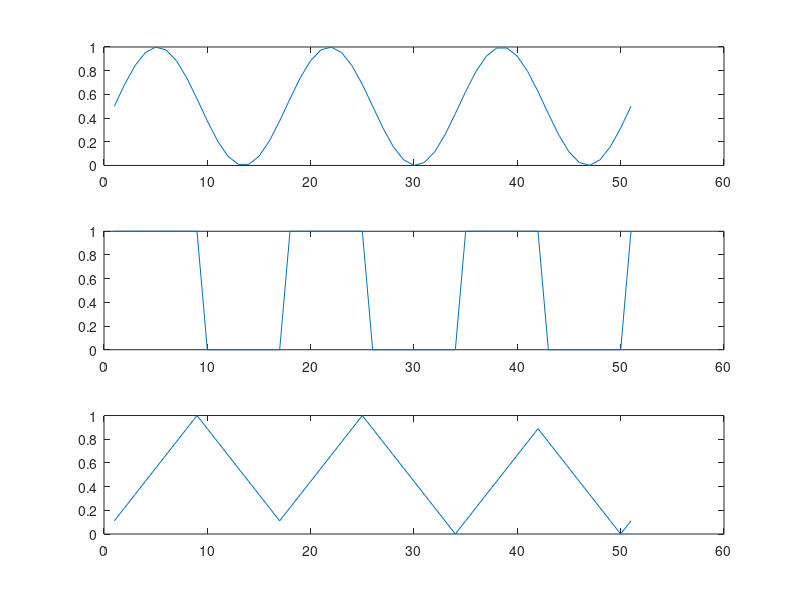

Write MATLAB code to recreate this figure. (Note: this script raises an error after producing the figure.)
clear all;close all;clc;
%% 基本参数
fs0 = 3; Ts0 = 1/fs0;                    % fs0信源频率 
fs = 50; trellis = 0:1/fs:1;                    %fs采样频率
%% *********************** 发送端 ********************************
%**************************************************************************
%% 信源——随机信号发生
SignalSourceNum = 3;
s0 = sin(2*pi*fs0*trellis);                                                       % 正弦波信号发生
s1 = trellis; s1(mod(s1,Ts0)<Ts0/2) = 1; s1(s1~=1)=0;                         % 矩形波信号发生
s2 = s1; s2(s2==0) = -1;s2 = cumsum(s2);s2 = s2/max(s2);                                  % 三角波信号发生
s0 = (s0+1)/2;
SignalSource = zeros(3,length(trellis));
SignalSource(1,:) = s0;
SignalSource(2,:) = s1;
SignalSource(3,:) = s2;
figure;
subplot(311);plot(SignalSource(1,:));
subplot(312);plot(SignalSource(2,:));
subplot(313);plot(SignalSource(3,:));
%% 时分复用TDMA
SignalTdma = TDMA(SignalSource);
figure;
subplot(321);stairs(SignalTdma(1:300));title("TDMA前300码元");hold on;plot(0,1.2);
%% 卷积码编码
% trellis = poly2trellis(ConstraintLength,CodeGenerator) 将卷积码多项式转换成MATLAB的trellis网格表达式
% convenc(msg,t) 卷积码编码库函数
trellis = poly2trellis(3,[7 5]); 
SignalConvCode = SignalTdma;          %卷积码编码
SignalConvCodeT = convenc(SignalTdma,trellis);
subplot(322);stairs(SignalConvCode(1:300));title("卷积码编码前300");hold on;plot(0,1.2);
%% GMSK数字调制
Rb= fs * 8;                     %码元速率
SampleNumber = 64;             %采样点数 
fc = 900;                    %载波频率
[SignalGMSK,ThetaGmsk] = GMSK(SignalConvCode,SampleNumber,fc,Rb);
subplot(312);plot(1:3000,SignalGMSK(1:3000));title("GMSK数字调制");
%% *********************** 接收端 ********************************
%**************************************************************************
%% GMSK数字非相干解调
SignalDeGMSK = DeGMSK(SignalGMSK,ThetaGmsk,fc,Rb,SampleNumber);
figure;
subplot(311);plot(1:6000,SignalDeGMSK(1:6000));title("GMSK解调");
% 低通滤波
SignalDeGMSK_F = fft(SignalDeGMSK);
for i = 500:length(SignalDeGMSK_F)-500+1
    SignalDeGMSK_F(i) = 0;
end
SignalDeGMSK = ifft(SignalDeGMSK_F);
subplot(412);plot(1:6000,SignalDeGMSK(1:6000));title("GMSK解调");
subplot(413);plot(1:1200*SampleNumber,SignalDeGMSK(1:1200*SampleNumber));title("GMSK解调");hold on;plot(0,1.2);
% 采样判决
cur = 1;
for i = SampleNumber/2:SampleNumber :length(SignalDeGMSK)
    s_deGMSKT(cur) = SignalDeGMSK(i);
    cur = cur + 1;
end
Threshold = 0.15;
SignalDeGMSK = s_deGMSKT;SignalDeGMSK(s_deGMSKT<Threshold) = 1; SignalDeGMSK(s_deGMSKT>=Threshold) = 0;
subplot(414);stairs(SignalDeGMSK(1:1200));title("GMSK解调");hold on;plot(0,1.2);
%% 卷积码解码
% decoded = vitdec(code,trellis,tblen,opmode,dectype) 卷积码解码库函数  'soft'软判决
SignalDeConvCode = vitdec(SignalConvCodeT,trellis,1,'cont','hard');
for i = 1:length(SignalDeConvCode)-1
    SignalDeConvCode(i) = SignalDeConvCode(i+1);
end
figure(10);subplot(311);stairs(SignalTdma(1:1000));title("原");hold on;plot(0,1.2);
figure(10);subplot(312);stairs(SignalDeConvCode(1:1000));title("卷积码解调");hold on;plot(0,1.2);
%% 时分复用解复用
SignalDeTdma  = DeTDMA(SignalDeConvCode,SignalSourceNum);
figure;
subplot(311);plot(SignalDeTdma(1,:));title("TDMA解复用");
subplot(312);plot(SignalDeTdma(2,:));title("TDMA解复用");
subplot(313);plot(SignalDeTdma(3,:));title("TDMA解复用");



%% *********************** 核心函数 ********************************
%**************************************************************************
%% 时分复用TDMA - Function
function [SignalTdma] = TDMA(Signal)
SignalNum = size(Signal,1);
SignalTdma = zeros(1,8 * SignalNum * size(Signal,2));
cur = 1;
for tt = 1:size(Signal,2)
    for signalIndex = 1 : SignalNum                         % 依此对三个波形
        temp = Signal(signalIndex,tt);
        temp = bitget(int8(temp*128),8:-1:1);   % 目标数值，转二进制，按位取出
        SignalTdma(cur:cur+7) = temp;               % 二进制存入s_tdma时分复用信号波形中
        cur = cur+8;
    end
end
end
%% 时分复用解复用 - Function
function [SignalDeTdma] = DeTDMA(Signal, SignalNum)
SignalDeTdma = zeros(SignalNum,length(Signal)/SignalNum/8);
for signalIndex = 1 : SignalNum                   %各时序解复用
    cur = 1;
    for tt = 1 + 8*(signalIndex-1):3*8:length(Signal)-3*8           %对于第一路信号时隙，二进制转十进制
        for i = 1:8
            SignalDeTdma(signalIndex,cur) = SignalDeTdma(signalIndex,cur) * 2 + Signal(tt+i);
        end
        SignalDeTdma(signalIndex,cur) = SignalDeTdma(signalIndex,cur)/128;
        cur = cur +1;
    end
end
end
%% 差分编码
function [SignalDiff] = DiffCode(Signal)
SignalDiff=zeros(1,length(Signal));
SignalDiff(1) = Signal(1);                       % c0 = a0
for i = 2 : length(Signal)
    SignalDiff(i)=xor(SignalDiff(i-1),Signal(i));    % ck = ck-1 * ak
end
end
%% [2]高斯滤波器Gasse
function [SignalGasse] = GasseFliter(Signal,xb,Rb,fs)
a = sqrt(2/log(2))*xb*Rb;
f = 1:length(Signal);f=f*fs/2/length(Signal);
H = exp(-(f.^2/a.^2));
SignalGasse = ifft( fft(Signal) .* H );
SignalGasse = real(SignalGasse);
end
%% GMSK数字调制  - Function
function [SignalGMSK,ThetaGmsk] = GMSK(Signal,SampleNumber,fc,Rb)
fs = Rb*SampleNumber;          %采样频率
SignalDiff = (Signal);          %差分编码
SignalDiff(SignalDiff==0)=-1;           %转双极性码
%转模拟信号
SignalAnalog = zeros(1,length(SignalDiff)*SampleNumber);
for i=1:SampleNumber
    SignalAnalog(i:SampleNumber:length(SignalDiff)*SampleNumber)=SignalDiff;
end
%高斯滤波
xb = 0.6;[SignalGasse] = GasseFliter(SignalAnalog,xb,Rb,fs);                %高斯滤波
subplot(313);plot(1:30000,SignalGasse(1:30000));title("GMSK高斯滤波后");
%GMSK相位路径: θ(t) = θ(k·Tb) + Δθ(t)         % θ(t)可通过对Δθ(t)的累加得到
%正交调制 s_GMSK = cos[θ(t)]·cos(Ωct) - sin[θ(t)]·sin(Ωct)
ThetaGmsk = cumsum(SignalGasse);
t = 1/fs:1/fs:length(Signal)*1/Rb;    %时间
SignalGMSK = cos(2*pi*fc*t).*cos(ThetaGmsk) - sin(2*pi*fc*t).*sin(ThetaGmsk); %s_GMSK
end
%% GMSK数字非相干解调
function [SignalDeGMSK] = DeGMSK(SignalGMSK,ThetaGmsk,fc,Rb,SampleNumber)
%   (1bt延迟差分解调) % 延迟1bt，移相pi/2  
ThetadeGmsk = ThetaGmsk;
for i = 1 : length(ThetaGmsk)             %延迟1bt，移相pi/2 GMSK波形
    if i <= SampleNumber   % 1bt内
        ThetadeGmsk(i)=0;      % Alpha 前1bt 置0
    else
        ThetadeGmsk(i)=ThetaGmsk(i-SampleNumber);%右移1bt
    end
end
ThetadeGmsk = ThetadeGmsk + pi/2;       %移相pi/2
fs = Rb*SampleNumber;          %采样频率
t = 1/fs:1/fs:length(SignalGMSK)/SampleNumber*1/Rb;    %时间
SignalDeGMSK = cos(2*pi*fc*t).*cos(ThetadeGmsk) - sin(2*pi*fc*t).*sin(ThetadeGmsk); %s_GMSK
SignalDeGMSK = SignalDeGMSK .* SignalGMSK;% 相乘
end